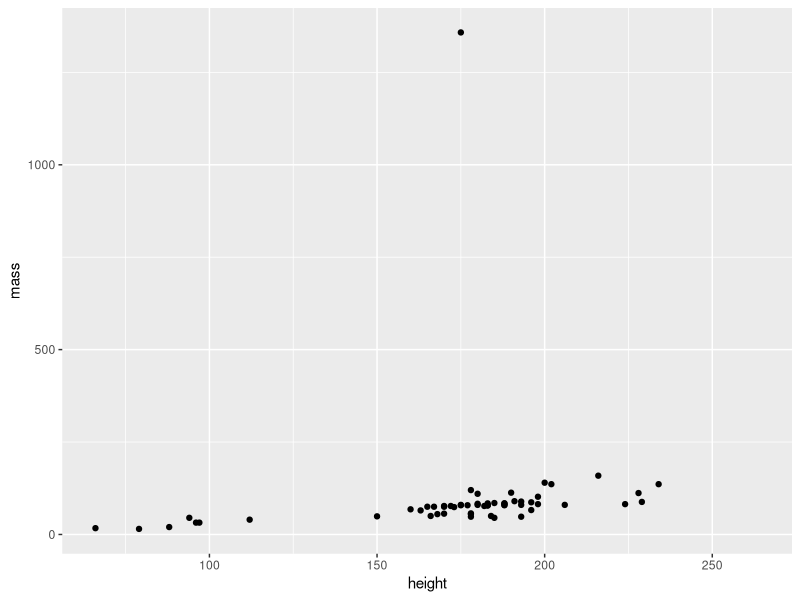
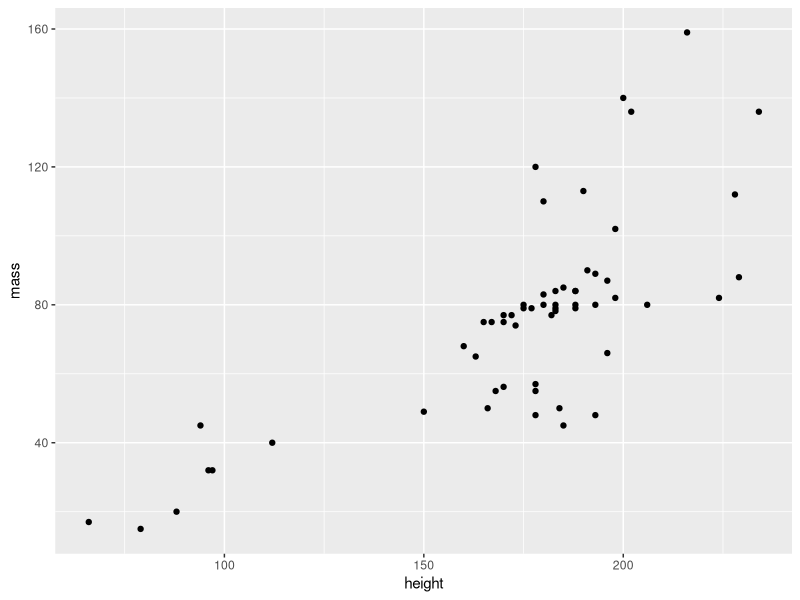
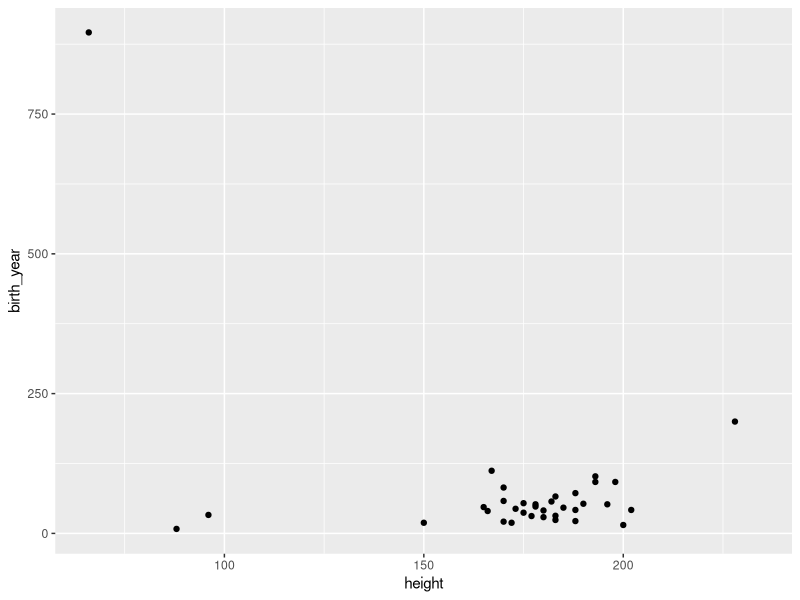
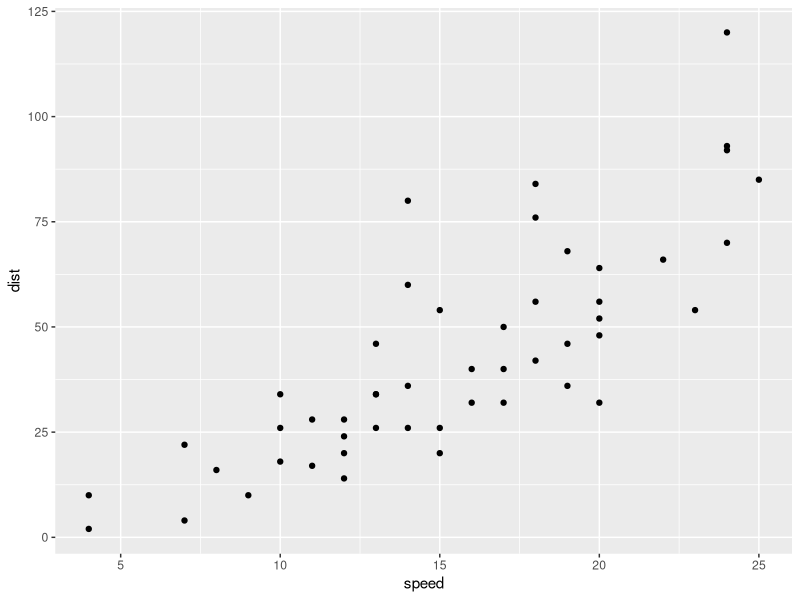
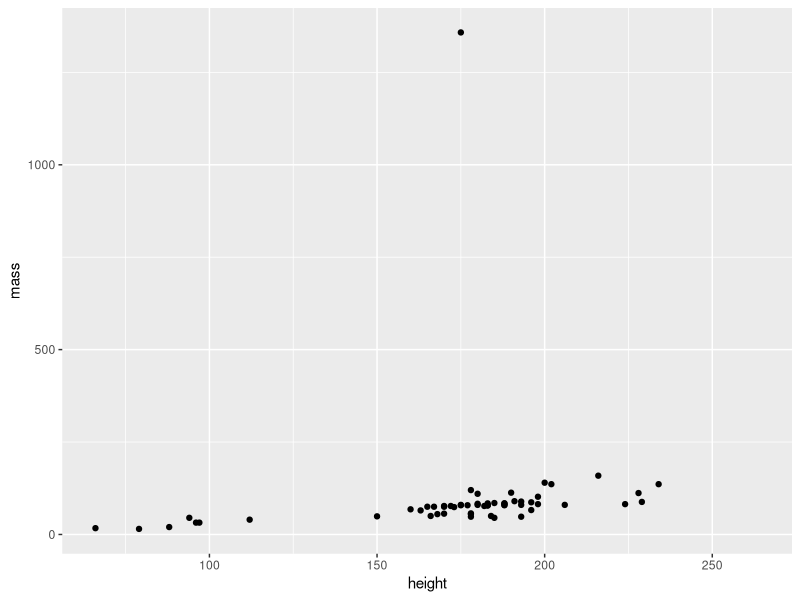

Source code (R) for these figures, in order:
## ---- chunk 1
add_numbers <- function(x, y) {
  x + y
}
## ---- chunk 2
library(dplyr)

cars |> 
  mutate(new_number = add_numbers(speed, dist))
## ---- chunk 3
make_scatterplot <- function(my_df, height, mass) {
  my_df |> 
    ggplot(aes(height, mass)) + 
    geom_point()
}
## ---- chunk 4
library(tidyverse)
data("starwars")

starwars |> 
  make_scatterplot()
## ---- chunk 5
make_scatterplot_with_vars <- function(my_df, my_x, my_y) {
  my_df |> 
    ggplot(aes({{my_x}}, {{my_y}})) + 
    geom_point()
}
## ---- chunk 6
starwars |> 
  filter(mass < 500) |> 
  make_scatterplot_with_vars(my_x = height, my_y = mass)

starwars |> 
  filter(mass < 500) |> 
  make_scatterplot_with_vars(height, birth_year)

cars |> 
  make_scatterplot_with_vars(speed, dist)
## ---- chunk 7
starwars |> 
  make_scatterplot()

my_plot <- starwars |> 
  filter(mass < 500) |> 
  make_scatterplot()

# my_plot
# 
# my_plot +
#   geom_smooth(method = lm, se = FALSE, formula = y ~ x) +
#   facet_wrap(vars(gender))
## ---- chunk 8
starwars |> 
  filter(mass < 500) |> 
  nest(my_tibble = -gender) 
  # mutate(my_plot = map(my_tibble, make_scatterplot)) |>
  # pull(my_plot)

# starwars |> 
#   filter(mass < 500) |> 
#   nest(data = -gender) |> 
#   mutate(my_plot = map(data, make_scatterplot)) |> 
#   mutate(my_plot_w_title = map2(my_plot, gender, function(x, y) {
#     x +
#       ggtitle(str_to_title(y))
#     }
#   )) |> 
#   pull(my_plot_w_title)
## ---- chunk 9
starwars |>
  select(name, gender, mass, height)

my_model <-  lm(mass ~ height, data = starwars)
## ---- chunk 10
my_model
## ---- chunk 11
summary(my_model)
## ---- chunk 12
my_model$coefficients
## ---- chunk 13
broom::tidy(my_model)
## ---- chunk 14
broom::glance(my_model)
## ---- chunk 15
starwars |>
  select(name, gender, mass, height) |> 
  nest(my_data = -gender) |> 
  mutate(my_model = map(my_data, function(x) {
    lm(mass ~ height, data = x) 
  }
  )) 
  # mutate(my_tidy_model = map(my_model, broom::tidy)) |> 
  # unnest(my_tidy_model)
